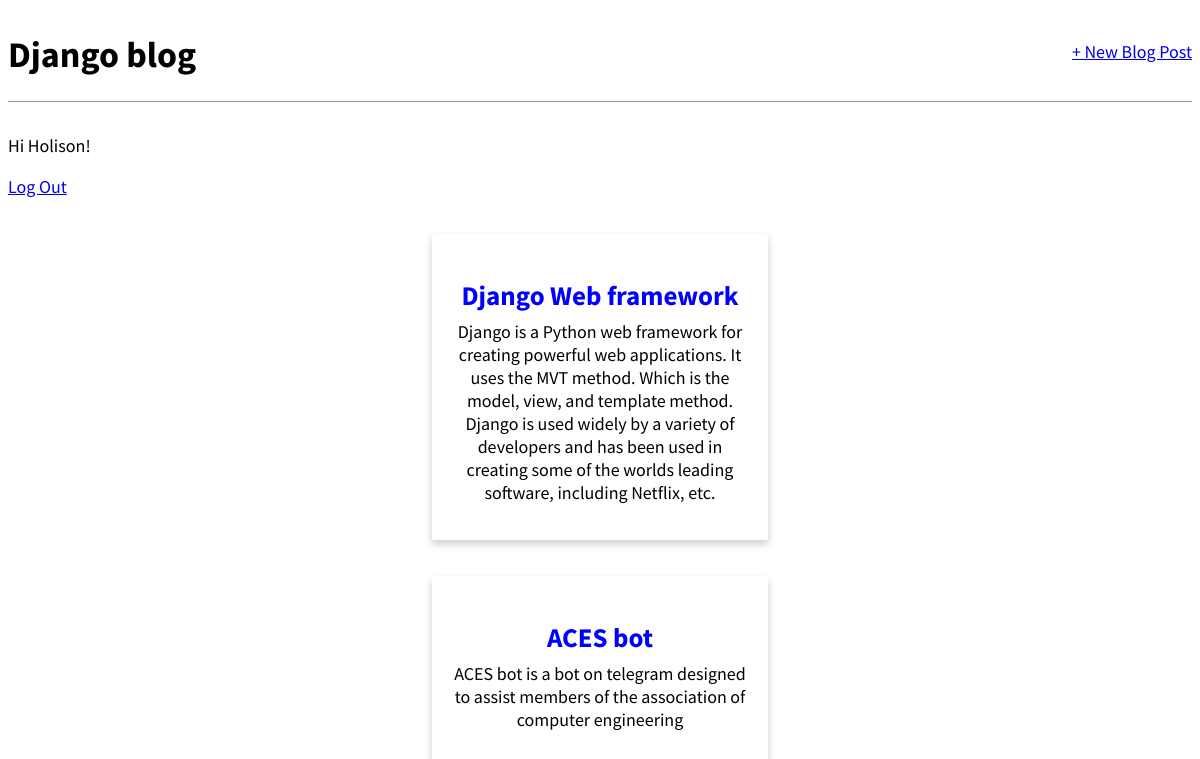
The page / (signed in) on the database as committed earlier.
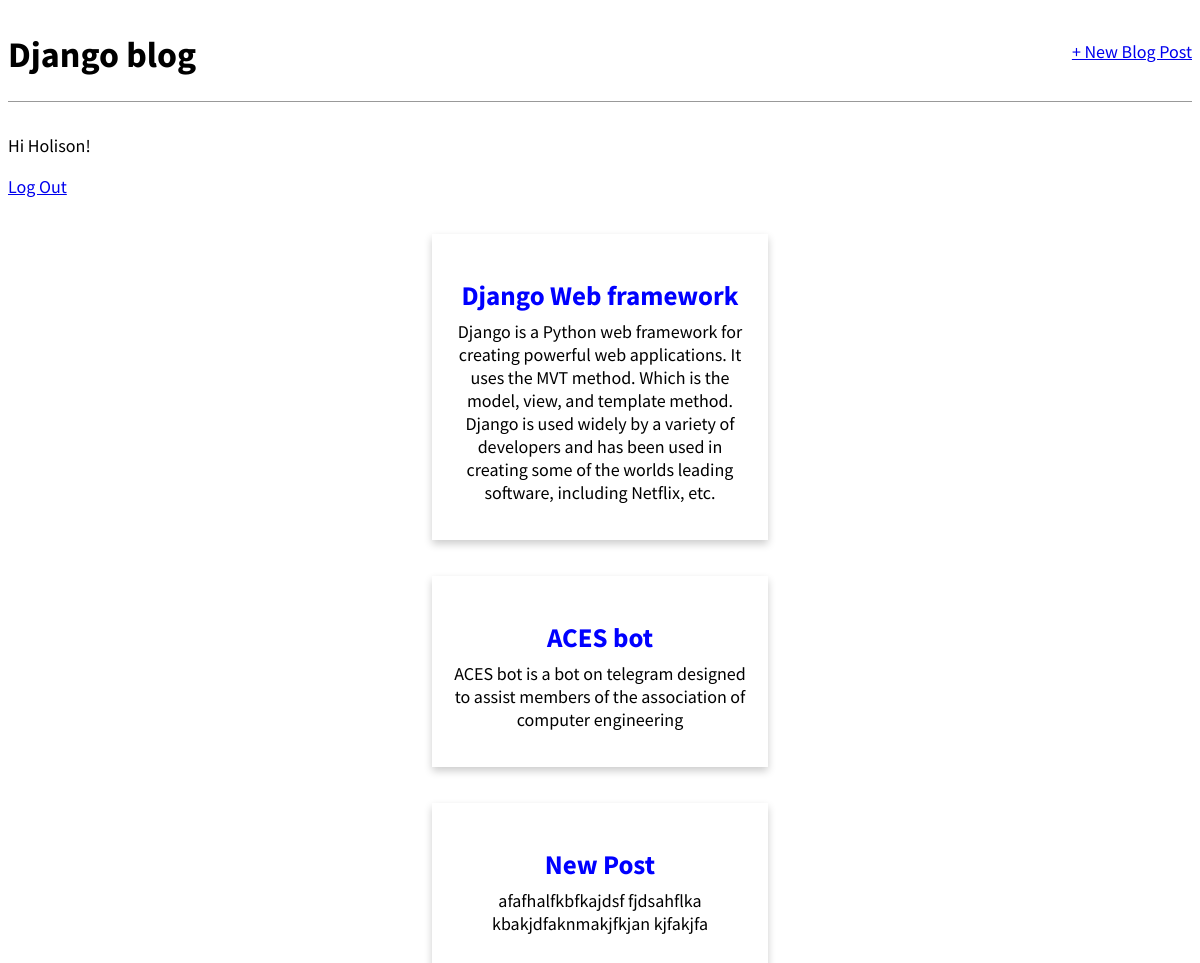
The same page on the database as committed later.
### blog/models.py (models this page shows, shortened)
class Post(models.Model):
    title = models.CharField(max_length=200)
    author = models.ForeignKey("auth.User", on_delete=models.CASCADE)
    body = models.TextField()

### blog/views.py (the view)
# urls.py: path("", BlogListView.as_view(), name="home"), #home
class BlogListView(ListView):
    model = Post
    template_name = "home.html"

### templates/home.html
{% extends "base.html" %}
{% block content %}
    {% for post in post_list %}
        <div class="post_container">
            <div class="post-entry">
                <h2><a href="{% url 'post_detail' post.pk %}">{{ post.title }}</a></h2>
                <p>{{ post.body }}</p>
            </div>
        </div>
    {% endfor %}
{% endblock content %}

Rows that differ between the two databases and show on the page:
added Post: title "New Post", body "afafhalfkbfkajdsf fjdsahflka kbakjdfaknmakjfkjan kjfakjfa"
